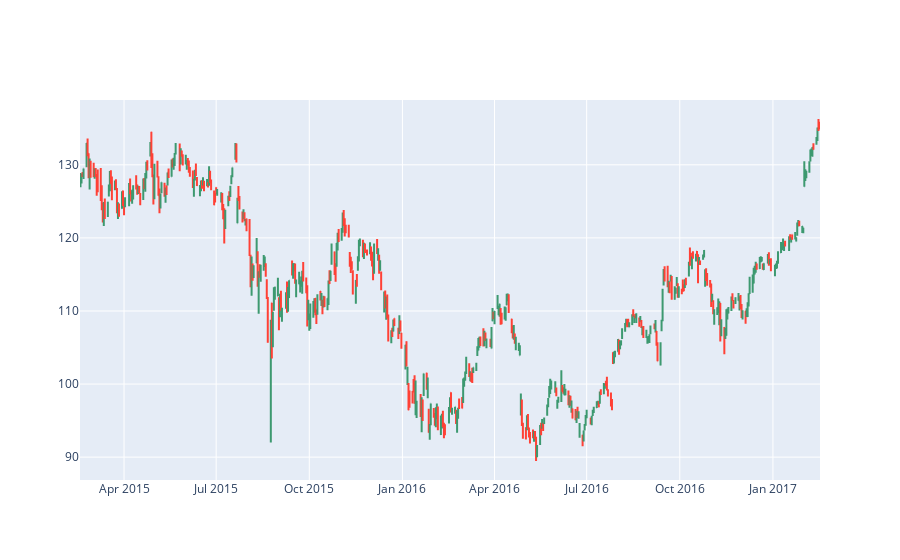

Notebook cell for this chart:
### Markdown cell above
## Candlestick without Rangeslider
* [candlestick Traces | Python | Plotly](https://plotly.com/python/reference/candlestick/)

### Code cell
# Rangeslider를 제외하고 Candlestick을 그립니다.

fig = go.Figure(data=go.Ohlc(x=df['Date'],
                    open=df['AAPL.Open'],
                    high=df['AAPL.High'],
                    low=df['AAPL.Low'],
                    close=df['AAPL.Close']))

fig.update(layout_xaxis_rangeslider_visible=False)

### Figure 1 — Plotly figure (JSON) as saved in the notebook; plotly's stock layout.template omitted (floating-point values rounded to 4 significant figures; data arrays with more than 128 entries replaced by an {"elided": "..."} marker saying what was removed)
{"data": [{"close": {"elided": "506 float values"}, "high": {"elided": "506 float values"}, "low": {"elided": "506 float values"}, "open": {"elided": "506 float values"}, "type": "ohlc", "x": {"elided": "506 str values"}}], "layout": {"xaxis": {"rangeslider": {"visible": false}}}}
